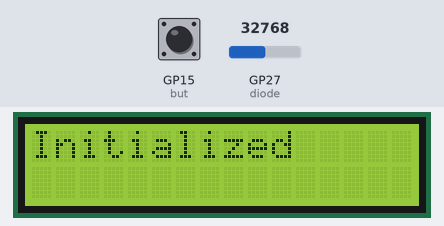
Recording of a program running on a simulated Raspberry Pi Pico running MicroPython. Shown: 16×2 character LCD. Inputs (shaded band) come from the test bench; at power-on: GP27 (diode) = 32768, GP15 (but) LOW (analog values on the 0–65535 scale). Library files of the repository ran but are not shown: pico_i2c_lcd.py; what the program prints to the serial console is not drawn.

Above: at 1.2 s.
1.3 s: GP27 (diode) set to 20736
11.5 s: GP27 (diode) set to 19200
At 14.3 s:
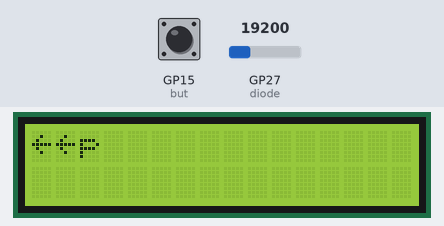
15.0 s: GP27 (diode) set to 20655
At 21.0 s:
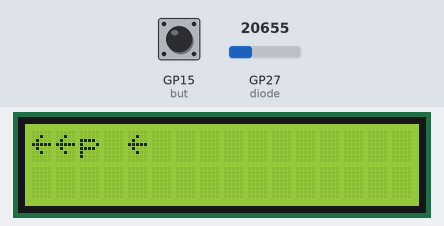
26.0 s: GP27 (diode) set to 19660
At 28.7 s:
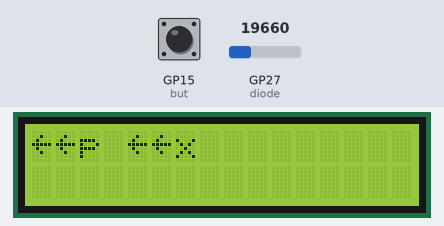
29.0 s: GP27 (diode) set to 32767
At 35.5 s:
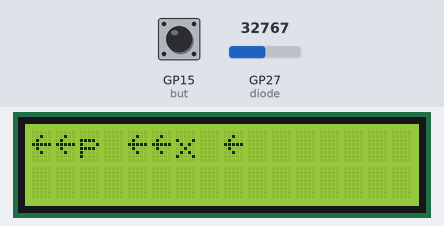
40.0 s: GP27 (diode) set to 19345
At 42.1 s:
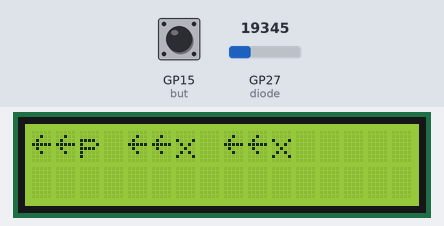
Timing chart, 0 to 43.6 s (numbered marks = the images above; inputs shaded):
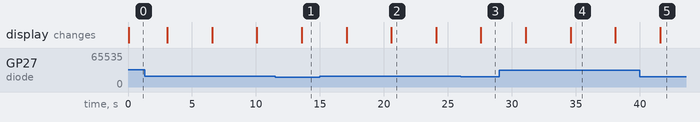

The program:

receiver.py
```python
from machine import I2C, Pin
from pico_i2c_lcd import I2cLcd
from time import sleep
import math

I2C_ADDR     = 39
I2C_NUM_ROWS = 2
I2C_NUM_COLS = 16

sda = Pin(16, Pin.PULL_UP)

scl = Pin(17, Pin.PULL_UP)

i2c = I2C(0, sda=sda, scl=scl, freq=400000)
print(i2c.scan())
lcd = I2cLcd(i2c, I2C_ADDR, I2C_NUM_ROWS, I2C_NUM_COLS)

diode = machine.ADC(Pin(27))
but = Pin(15, Pin.IN, Pin.PULL_DOWN)

def toString(a):
  l=[]
  m=""
  for i in a:
    b=0
    c=0
    k=int(math.log10(i))+1
    for j in range(k):
      b=((i%10)*(2**j))
      i=i//10
      c=c+b
    l.append(c)
  for x in l:
    m=m+chr(x)
  return m

while True:
    if diode.read_u16() >= 20000:
        lcd.move_to(0,0)
        lcd.putstr("Initialized")
        print('Initialized')
        sleep(3)
        lcd.clear()
        while True:
            a=0
            byt=""
            while a<7:
                if diode.read_u16() >= 20000:
                    byt=byt+"1"
                else:
                    byt=byt+"0"
                sleep(0.5)
                a+=1
            print(byt)
            if byt != "0000000":
                out = toString([int(byt)])
                lcd.putstr(out)
                print(out)
            if but.value() == 1:
                break

    sleep(0.5)
```

Measured:
- the behaviour switches between 20000 and 19984 on GP27 (diode) (found by bisection; images 0 and 1)
- after the input at 11.5 s, the display: changes after 2.1 s (image 1)
- after the input at 26.0 s, the display: changes after 1.6 s (image 3)
- after the input at 40.0 s, the display: changes after 1.6 s (image 5)
- what the display in image 2 shows lasts 3.5 s, from 20.6 s to 24.1 s
